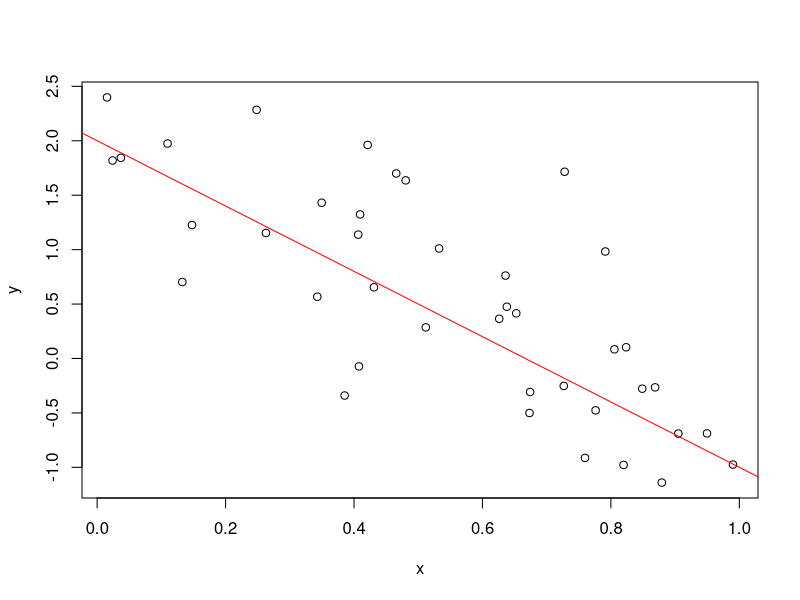
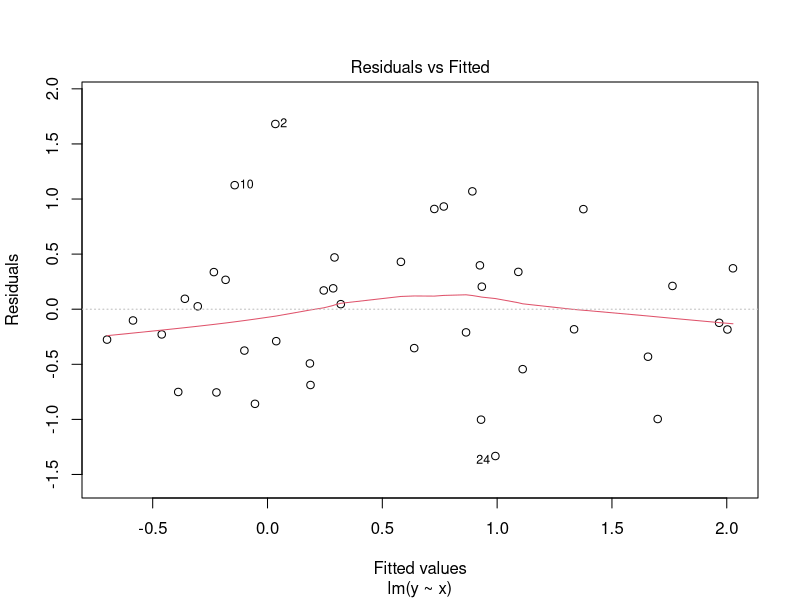
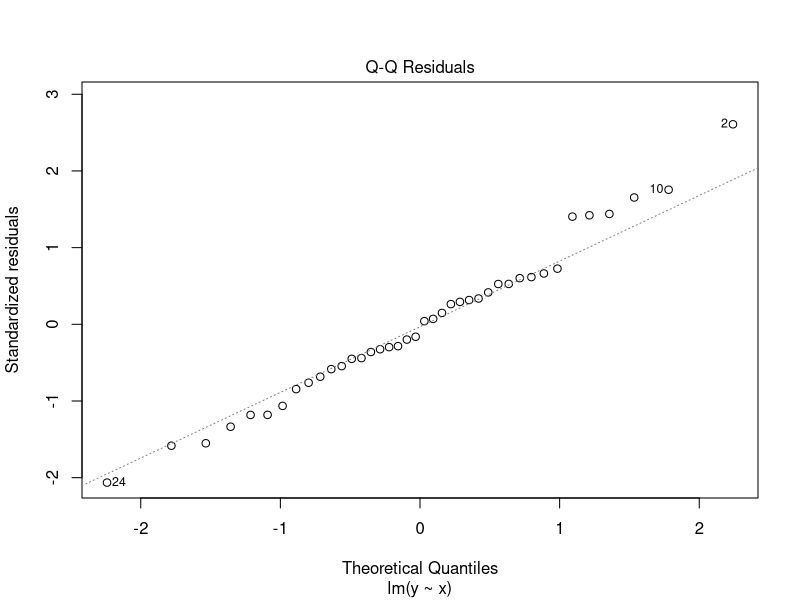
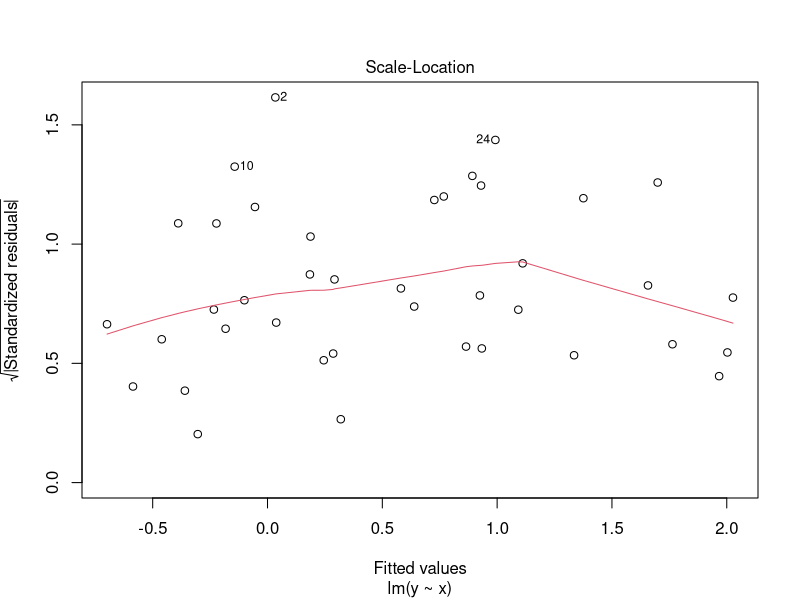
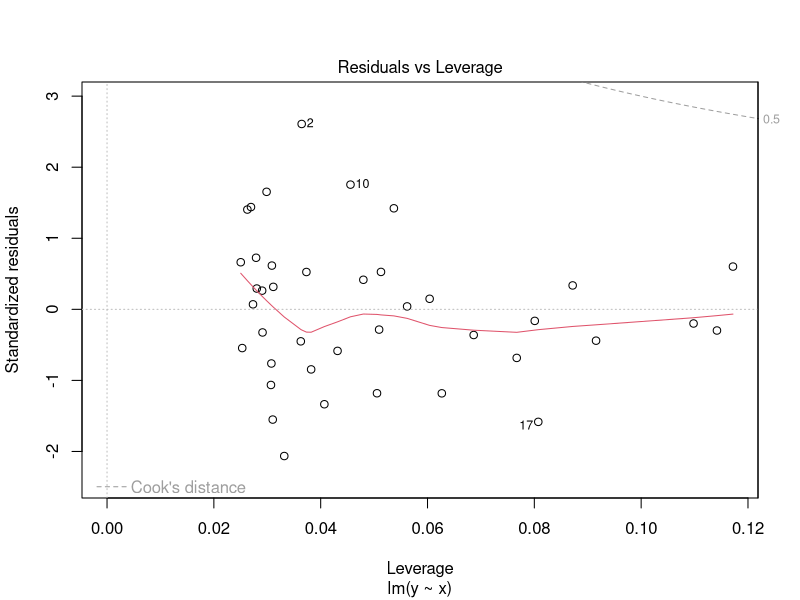

Generate these figures, in order, with R:
a <- 2
b <- -3
sigSq <- 0.5
x <- runif(40)
y <- a+b*x + rnorm(40, sd = sqrt(sigSq))

avgX <- mean(x)
write(avgX, "Average X.txt")

plot(x,y)
abline(a,b, col="red")
dev.print(png, "toylineplot.png", width=800, height=400)
dev.print(pdf, "toylinelot.pdf")

fit  <- lm(y~x)
summary(fit)
plot(fit)
